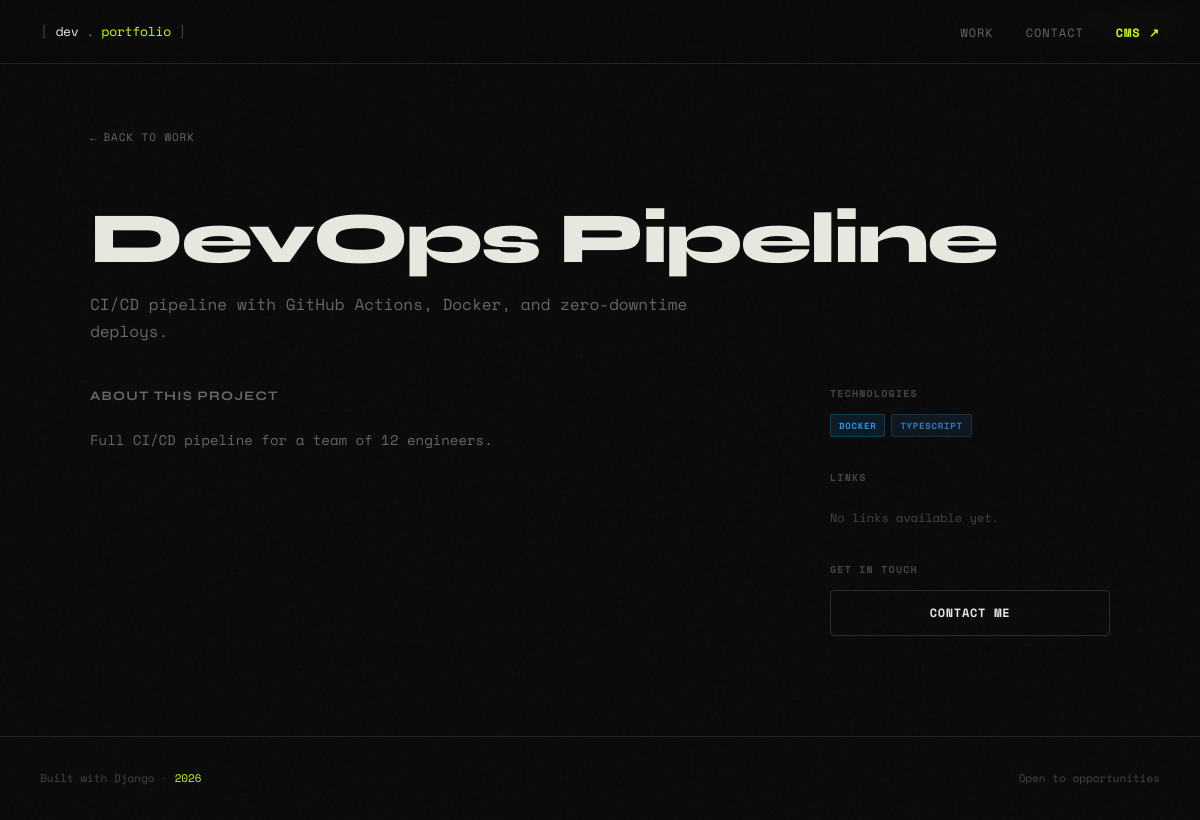
Screenshot of /projects/devops-pipeline/ with the database file from the repository.
### projects/models.py (models this page shows, shortened)
class Project(models.Model):
    STATUS_CHOICES = [
        ('live', 'Live'),
        ('wip', 'Work in Progress'),
        ('archived', 'Archived'),
    ]
    title = models.CharField(max_length=200)
    slug = models.SlugField(unique=True)
    tagline = models.CharField(max_length=300, help_text='Short one-liner description')
    description = models.TextField()
    technologies = models.ManyToManyField(Technology, blank=True)
    image = models.ImageField(upload_to='projects/', blank=True, null=True)
    live_url = models.URLField(blank=True, null=True)
    github_url = models.URLField(blank=True, null=True)
    status = models.CharField(max_length=10, choices=STATUS_CHOICES, default='live')
    featured = models.BooleanField(default=False)
    order = models.PositiveIntegerField(default=0, help_text='Lower = shown first')
    created_at = models.DateTimeField(auto_now_add=True)
    updated_at = models.DateTimeField(auto_now=True)
    class Meta:
        ordering = ['order', '-created_at']

class Technology(models.Model):
    name = models.CharField(max_length=50)
    color = models.CharField(max_length=7, default='#00ff88', help_text='Hex color for the tag')
    class Meta:
        verbose_name_plural = 'Technologies'
        ordering = ['name']

### projects/views.py (the view)
# urls.py: path('<slug:slug>/', views.project_detail, name='project_detail'),
def project_detail(request, slug):
    project = get_object_or_404(Project, slug=slug)
    return render(request, 'projects/detail.html', {'project': project})

### templates/projects/detail.html (shortened to what this page needs)
{% extends 'base.html' %}
{% load static %}
{% block content %}
<div class="detail-layout">
    <a href="{% url 'home' %}" class="back-link">Back to work</a>
    <div class="detail-header">
        <div class="card-status status-{{ project.status }}">{{ project.get_status_display }}</div>
        <h1 class="detail-title">{{ project.title }}</h1>
        <p class="detail-tagline">{{ project.tagline }}</p>
    </div>
    <div class="detail-body">
        <div class="detail-description">
            <h2>About this project</h2>
            <p>{{ project.description|linebreaksbr }}</p>
        </div>
        <aside class="detail-meta">
            {% if project.technologies.all %}
            <div class="meta-block">
                <h3 class="meta-label">Technologies</h3>
                <div class="card-tech">
                    {% for tech in project.technologies.all %}
                    <span class="tech-tag" style="--tag-color: {{ tech.color }}">{{ tech.name }}</span>
                    {% endfor %}
                </div>
            </div>
            {% endif %}
            <div class="meta-block meta-links">
                <h3 class="meta-label">Links</h3>
                {% if not project.live_url and not project.github_url %}
                <p class="no-links">No links available yet.</p>
                {% endif %}
            </div>
            <div class="meta-block">
                <h3 class="meta-label">Get in Touch</h3>
                <a href="{% url 'contact' %}" class="btn btn-outline">Contact Me</a>
            </div>
        </aside>
    </div>
</div>
{% endblock %}

### static/css/main.css (style rules this page uses)
:root { --bg: #0a0a0a; --bg-2: #111111; --bg-3: #1a1a1a; --border: #222; --border-light: #2a2a2a; --text: #e8e8e0; --text-muted: #666; --text-dim: #444; --accent: #c8ff00; --accent-dim: rgba(200, 255, 0, 0.15); --accent-2: #ff3c5a; --font-display: 'Syne', sans-serif; --font-mono: 'Space Mono', monospace; --radius: 4px; --radius-lg: 8px; --nav-h: 64px; }
*, *::before, *::after { box-sizing: border-box; margin: 0; padding: 0; }
html { scroll-behavior: smooth; }
body { background: var(--bg); color: var(--text); font-family: var(--font-mono); font-size: 14px; line-height: 1.7; min-height: 100vh; overflow-x: hidden; }
a { color: inherit; text-decoration: none; }
.btn { display: inline-flex; align-items: center; gap: 8px; padding: 12px 24px; border-radius: var(--radius); font-family: var(--font-mono); font-size: 12px; letter-spacing: 0.06em; text-transform: uppercase; font-weight: 700; transition: all 0.2s; cursor: pointer; border: none; }
.btn-outline { background: transparent; color: var(--text); border: 1px solid var(--border-light); width: 100%; justify-content: center; }
.card-status { position: absolute; top: 12px; right: 12px; padding: 3px 8px; border-radius: 2px; font-size: 9px; letter-spacing: 0.1em; text-transform: uppercase; font-weight: 700; }
.status-wip { background: rgba(255,200,0,0.15); color: #ffcc00; }
.card-tech { display: flex; flex-wrap: wrap; gap: 6px; }
.tech-tag { padding: 3px 8px; border-radius: 2px; font-size: 9px; letter-spacing: 0.08em; text-transform: uppercase; font-weight: 700; background: color-mix(in srgb, var(--tag-color) 12%, transparent); color: var(--tag-color); border: 1px solid color-mix(in srgb, var(--tag-color) 25%, transparent); }
.detail-layout { max-width: 1100px; margin: 0 auto; padding: 60px 40px; }
.back-link { display: inline-flex; align-items: center; gap: 6px; font-size: 11px; letter-spacing: 0.08em; text-transform: uppercase; color: var(--text-muted); margin-bottom: 40px; transition: color 0.2s; }
.back-link::before { content: '←'; }
.detail-header { margin-bottom: 40px; }
.detail-title { font-family: var(--font-display); font-size: clamp(40px, 6vw, 72px); font-weight: 800; letter-spacing: -0.03em; line-height: 1.0; margin: 16px 0; }
.detail-tagline { font-size: 16px; color: var(--text-muted); max-width: 600px; }
.detail-body { display: grid; grid-template-columns: 1fr 280px; gap: 60px; align-items: start; }
.detail-description h2 { font-family: var(--font-display); font-size: 13px; font-weight: 700; letter-spacing: 0.1em; text-transform: uppercase; color: var(--text-muted); margin-bottom: 20px; }
.detail-description p { font-size: 14px; line-height: 1.9; color: var(--text-muted); }
.detail-meta { display: flex; flex-direction: column; gap: 32px; }
.meta-label { font-size: 10px; letter-spacing: 0.12em; text-transform: uppercase; color: var(--text-dim); margin-bottom: 12px; font-family: var(--font-mono); font-weight: 700; }
.meta-links { display: flex; flex-direction: column; gap: 10px; }
.no-links { font-size: 12px; color: var(--text-dim); }

### rows the page displays
Project: title "DevOps Pipeline", tagline "CI/CD pipeline with GitHub Actions, Docker, and zero-downtime deploys.", description "Full CI/CD pipeline for a team of 12 engineers."
Technology: name "DOCKER"
Technology: name "TYPESCRIPT"
